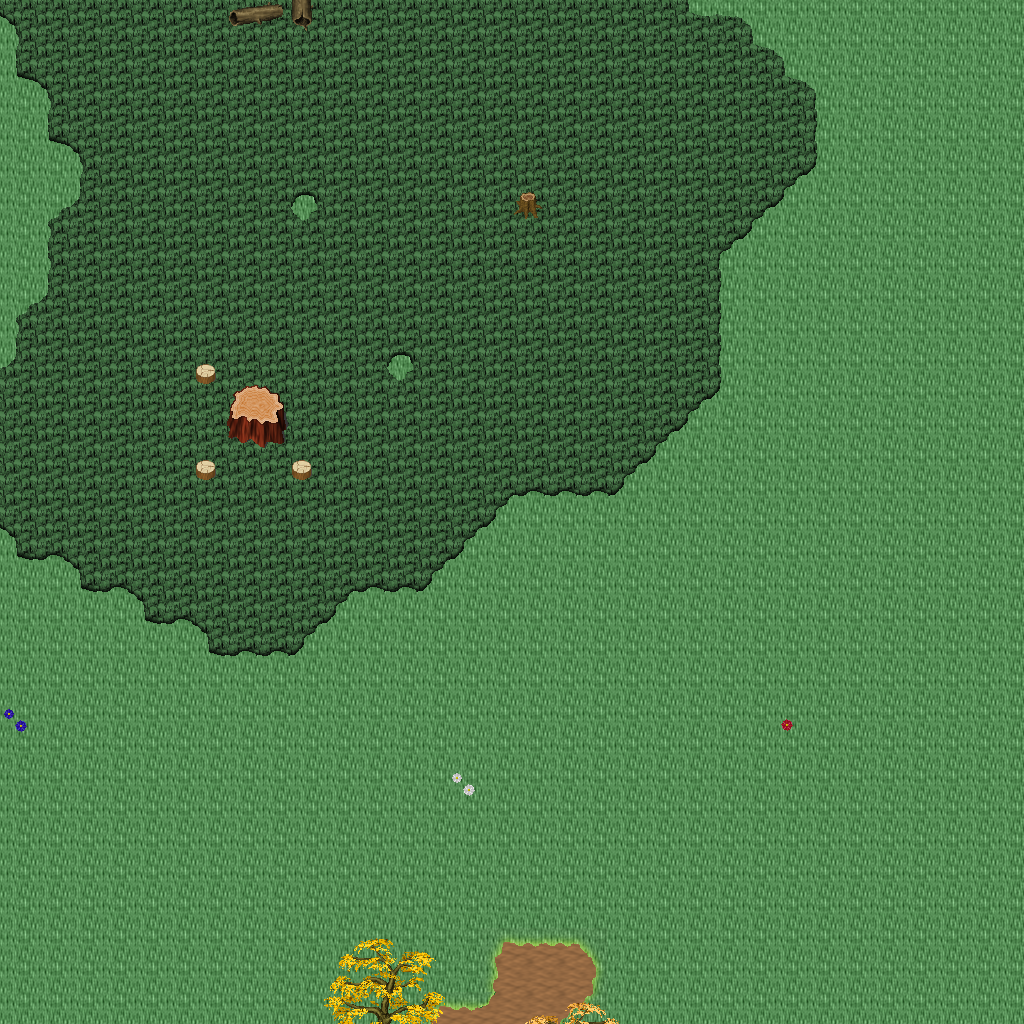

A 2D game scene composited from a Tiled map and its tileset images. What follows is a short description and the map's XML, with each tile layer's data collapsed to a summary:
An orthogonal 32x32 tile map with 32x32 px tiles, 5 tile layers (Ground, Objects, Objects2, Above, ...), 1 hidden layer not drawn, 18 tilesets.

<map version="1.10" tiledversion="1.11.0" orientation="orthogonal" renderorder="right-down" width="32" height="32" tilewidth="32" tileheight="32" infinite="0" nextlayerid="11" nextobjectid="1">
 <tileset firstgid="1" name="logic_collision" tilewidth="32" tileheight="32" tilecount="1" columns="1">
  <image source="../drawable/logic_collision.png" width="32" height="32" />
 </tileset>
 <tileset firstgid="2" name="ground_ground" tilewidth="32" tileheight="32" tilecount="33" columns="3">
  <image source="../drawable/ground_ground.png" width="96" height="352" />
 </tileset>
 <tileset firstgid="35" name="ground_grass_corners" tilewidth="32" tileheight="32" tilecount="24" columns="6">
  <image source="../drawable/ground_grass_corners.png" width="192" height="128" />
 </tileset>
 <tileset firstgid="59" name="ground_grass_edges" tilewidth="32" tileheight="32" tilecount="36" columns="12">
  <image source="../drawable/ground_grass_edges.png" width="384" height="96" />
 </tileset>
 <tileset firstgid="95" name="ground_grass_2" tilewidth="32" tileheight="32" tilecount="21" columns="3">
  <image source="../drawable/ground_grass_2.png" width="96" height="224" />
 </tileset>
 <tileset firstgid="116" name="plant_leaves" tilewidth="32" tileheight="32" tilecount="8" columns="4">
  <image source="../drawable/plant_leaves.png" width="128" height="64" />
 </tileset>
 <tileset firstgid="124" name="plant_tree_tree_darkgreen" tilewidth="32" tileheight="32" tilecount="88" columns="8">
  <image source="../drawable/plant_tree_tree_darkgreen.png" width="256" height="352" />
 </tileset>
 <tileset firstgid="212" name="plant_tree_fall_trees" tilewidth="32" tileheight="32" tilecount="40" columns="8">
  <image source="../drawable/plant_tree_fall_trees.png" width="256" height="160" />
 </tileset>
 <tileset firstgid="252" name="plant_tree_pine_tree" tilewidth="32" tileheight="32" tilecount="20" columns="4">
  <image source="../drawable/plant_tree_pine_tree.png" width="128" height="160" />
 </tileset>
 <tileset firstgid="272" name="plant_stump_hollow_logs" tilewidth="32" tileheight="32" tilecount="6" columns="3">
  <image source="../drawable/plant_stump_hollow_logs.png" width="96" height="64" />
 </tileset>
 <tileset firstgid="278" name="plant_stump_small_stump" tilewidth="32" tileheight="32" tilecount="4" columns="2">
  <image source="../drawable/plant_stump_small_stump.png" width="64" height="64" />
 </tileset>
 <tileset firstgid="282" name="plant_stump_stump_pale_purple" tilewidth="32" tileheight="32" tilecount="4" columns="2">
  <image source="../drawable/plant_stump_stump_pale_purple.png" width="64" height="64" />
 </tileset>
 <tileset firstgid="286" name="plant_flower_daisy_blue" tilewidth="32" tileheight="32" tilecount="8" columns="2">
  <image source="../drawable/plant_flower_daisy_blue.png" width="64" height="128" />
 </tileset>
 <tileset firstgid="294" name="plant_flower_daisy_red" tilewidth="32" tileheight="32" tilecount="8" columns="2">
  <image source="../drawable/plant_flower_daisy_red.png" width="64" height="128" />
 </tileset>
 <tileset firstgid="302" name="plant_flower_daisy_white" tilewidth="32" tileheight="32" tilecount="8" columns="2">
  <image source="../drawable/plant_flower_daisy_white.png" width="64" height="128" />
 </tileset>
 <tileset firstgid="310" name="plant_flower_daisy_yellow" tilewidth="32" tileheight="32" tilecount="8" columns="2">
  <image source="../drawable/plant_flower_daisy_yellow.png" width="64" height="128" />
 </tileset>
 <tileset firstgid="318" name="logic_creature_ent" tilewidth="32" tileheight="32" tilecount="4" columns="4">
  <image source="../drawable/logic_creature_ent.png" width="128" height="32" />
 </tileset>
 <tileset firstgid="322" name="logic_creature_animal" tilewidth="32" tileheight="32" tilecount="32" columns="8">
  <image source="../drawable/logic_creature_animal.png" width="256" height="128" />
 </tileset>
 <layer id="1" name="Ground" width="32" height="32">
  <data>[1024 cells, 1024 non-empty, 3 distinct tile ids]</data>
 </layer>
 <layer id="2" name="Objects" width="32" height="32">
  <data>[1024 cells, 97 non-empty, 33 distinct tile ids]</data>
 </layer>
 <layer id="3" name="Objects2" width="32" height="32">
  <data>[1024 cells, 0 non-empty, 0 distinct tile ids]</data>
 </layer>
 <layer id="4" name="Above" width="32" height="32">
  <data>[1024 cells, 16 non-empty, 16 distinct tile ids]</data>
 </layer>
 <layer id="5" name="Above2" width="32" height="32">
  <data>[1024 cells, 0 non-empty, 0 distinct tile ids]</data>
 </layer>
 <layer id="6" name="Walkable" width="32" height="32" visible="0">
  <data>[1024 cells, 8 non-empty, 1 distinct tile ids]</data>
 </layer>
 <objectgroup id="7" name="Mapevents" />
 <objectgroup id="8" name="Spawn" />
 <objectgroup id="9" name="Keys" />
 <objectgroup id="10" name="Replace" />
</map>
